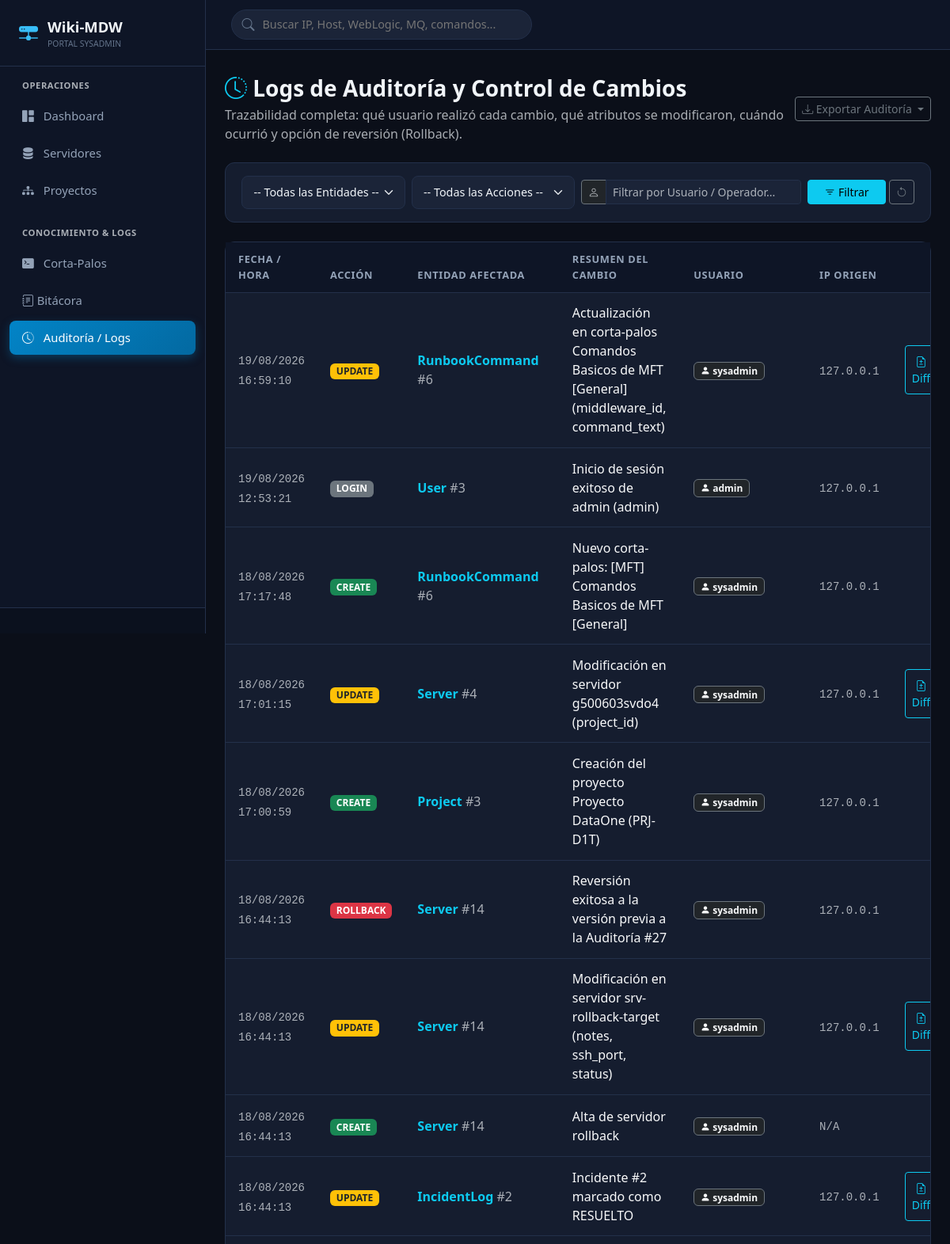
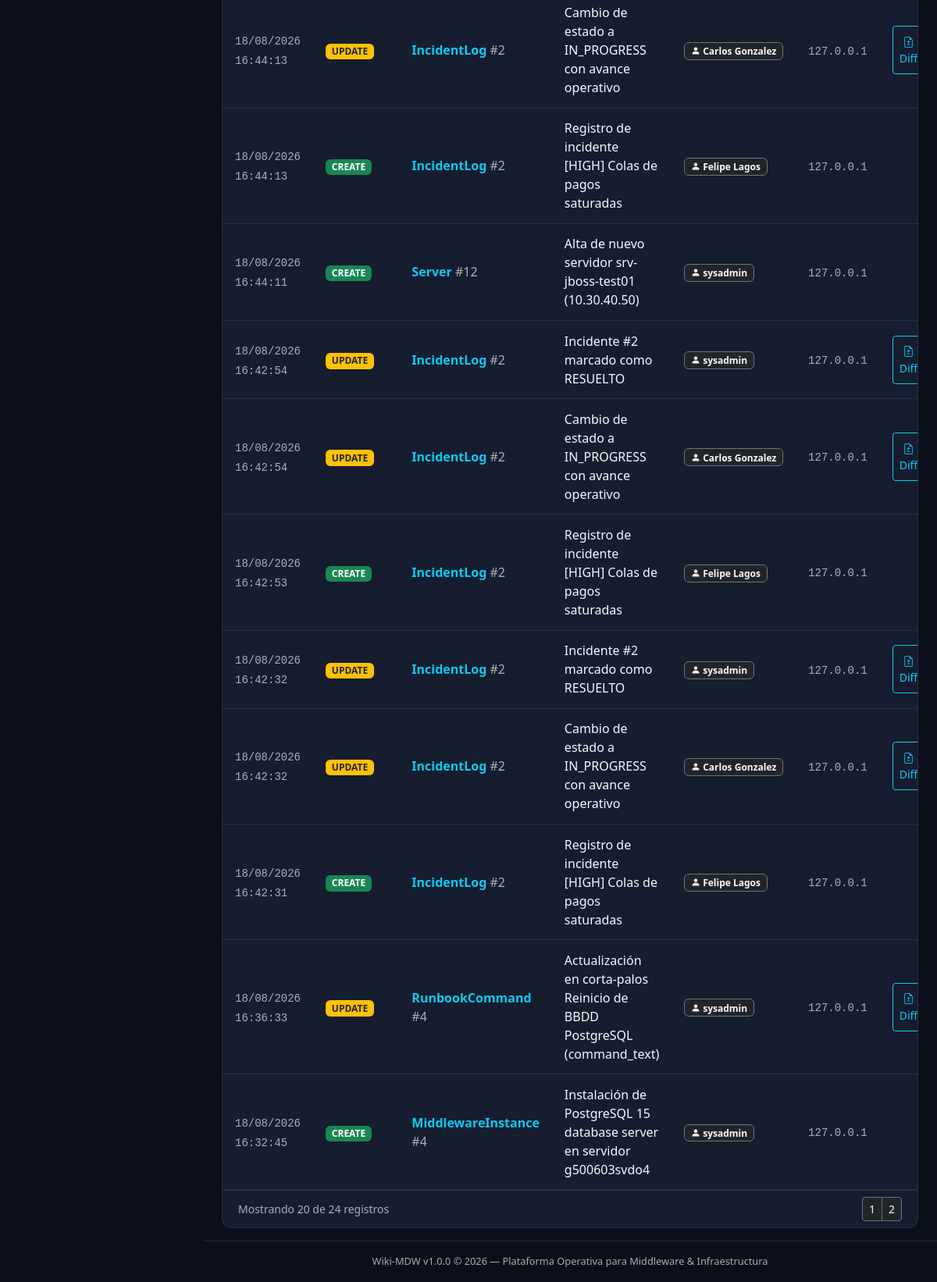
Screenshot of /audit with the database file from the repository (2 pictures, top to bottom).
### app/models/audit.py (models this page shows, shortened)
class AuditLog(BaseModel):
    __tablename__ = "audit_logs"
    entity_type = Column(String(50), nullable=False, index=True)  # 'Server', 'MiddlewareInstance', 'RunbookCommand', 'IncidentLog', 'Project'
    entity_id = Column(Integer, nullable=False, index=True)
    action = Column(String(20), nullable=False, index=True)       # 'CREATE', 'UPDATE', 'DELETE'
    user_name = Column(String(100), default="system", nullable=False, index=True)
    summary = Column(String(255), nullable=False)                 # Breve descripción: "Se actualizó ruta de instalación de WebLogic"
    old_values = Column(JSON, nullable=True)  # Snapshot JSON antes del cambio
    new_values = Column(JSON, nullable=True)  # Snapshot JSON después del cambio
    ip_address = Column(String(45), nullable=True)                # IP del cliente/operador

### app/routes/audit.py (the view)
@audit_bp.route("")
def list_audits():
    entity_type = request.args.get("entity_type", "").strip()
    action = request.args.get("action", "").strip()
    user_name = request.args.get("user_name", "").strip()
    page = request.args.get("page", 1, type=int)
    per_page = 20
    with get_db() as session:
        query = session.query(AuditLog)
        if entity_type:
            query = query.filter(AuditLog.entity_type == entity_type)
        if action:
            query = query.filter(AuditLog.action == action)
        if user_name:
            query = query.filter(AuditLog.user_name.ilike(f"%{user_name}%"))
        total_count = query.count()
        logs = (
            query.order_by(AuditLog.created_at.desc())
            .offset((page - 1) * per_page)
            .limit(per_page)
            .all()
        )
        entities = [r[0] for r in session.query(AuditLog.entity_type).distinct().all() if r[0]]
        actions = [r[0] for r in session.query(AuditLog.action).distinct().all() if r[0]]
        return render_template(
            "audit/list.html",
            logs=logs,
            entities=entities,
            actions=actions,
            filters={"entity_type": entity_type, "action": action, "user_name": user_name},
            page=page,
            total_pages=(total_count + per_page - 1) // per_page,
            total_count=total_count
        )

### app/database.py (called while the page is built)
@contextmanager
def get_db():
    session = SessionLocal()
    try:
        yield session
        session.commit()
    except Exception:
        session.rollback()
        raise

### app/templates/audit/list.html (shortened to what this page needs)
{% extends "base.html" %}
{% block content %}
<div class="d-flex align-items-center justify-content-between mb-4">
    <div>
        <h3 class="fw-bold mb-1"><i class="bi bi-clock-history text-info"></i> Logs de Auditoría y Control de Cambios</h3>
        <p class="text-muted mb-0">Trazabilidad completa: qué usuario realizó cada cambio, qué atributos se modificaron, cuándo ocurrió y opción de reversión (Rollback).</p>
    </div>
    <div class="dropdown">
        <button class="btn btn-outline-secondary btn-sm dropdown-toggle" type="button" data-bs-toggle="dropdown">
            <i class="bi bi-download"></i> Exportar Auditoría
        </button>
    </div>
</div>
<div class="card-custom mb-4">
    <div class="card-custom-body py-3">
        <form method="GET" action="{{ url_for('audit.list_audits') }}" class="row g-2 align-items-center">
            <div class="col-md-3">
                <select name="entity_type" class="form-select form-select-dark form-select-sm">
                    <option value="">-- Todas las Entidades --</option>
                </select>
            </div>
            <div class="col-md-3">
                <select name="action" class="form-select form-select-dark form-select-sm">
                    <option value="">-- Todas las Acciones --</option>
                </select>
            </div>
            <div class="col-md-4">
                <div class="input-group input-group-sm">
                    <span class="input-group-text bg-dark border-secondary text-muted"><i class="bi bi-person"></i></span>
                    <input type="text" name="user_name" value="{{ filters.user_name }}" class="form-control form-control-dark" placeholder="Filtrar por Usuario / Operador...">
                </div>
            </div>
            <div class="col-md-2 d-flex gap-1">
                <button type="submit" class="btn btn-sm btn-info flex-grow-1"><i class="bi bi-filter"></i> Filtrar</button>
                <a href="{{ url_for('audit.list_audits') }}" class="btn btn-sm btn-outline-secondary"><i class="bi bi-arrow-counterclockwise"></i></a>
            </div>
        </form>
    </div>
</div>
<div class="card-custom">
    <div class="table-responsive">
        <table class="table table-dark-custom">
            <thead>
                <tr>
                    <th>Fecha / Hora</th>
                    <th>Acción</th>
                    <th>Entidad Afectada</th>
                    <th>Resumen del Cambio</th>
                    <th>Usuario</th>
                    <th>IP Origen</th>
                    <th class="text-end">Acciones</th>
                </tr>
            </thead>
            <tbody>
                {% for log in logs %}
                <tr>
                    <td>
                        <span class="text-muted small font-monospace">{{ log.created_at.strftime('%d/%m/%Y %H:%M:%S') }}</span>
                    </td>
                    <td>
                        <span class="badge {% if log.action == 'ROLLBACK' %}bg-danger{% elif log.action == 'CREATE' %}bg-success{% elif log.action == 'UPDATE' %}bg-warning text-dark{% else %}bg-secondary{% endif %}">
                            {{ log.action }}
                        </span>
                    </td>
                    <td>
                        <span class="fw-semibold text-info">{{ log.entity_type }}</span>
                        <span class="text-muted">#{{ log.entity_id }}</span>
                    </td>
                    <td class="text-light">
                        {{ log.summary }}
                    </td>
                    <td>
                        <span class="badge bg-dark border border-secondary text-light">
                            <i class="bi bi-person-fill"></i> {{ log.user_name }}
                        </span>
                    </td>
                    <td>
                        <small class="text-muted font-monospace">{{ log.ip_address or 'N/A' }}</small>
                    </td>
                    <td class="text-end">
                        <div class="btn-group btn-group-sm">
                            <button class="btn btn-outline-info" onclick="showAuditDiff({{ log.id }})" title="Ver Comparación de Cambios">
                                <i class="bi bi-file-earmark-diff"></i> Diff
                            </button>
                        </div>
                    </td>
                </tr>
                {% else %}
                <tr>
                    <td colspan="7" class="text-center py-4 text-muted">
                        No hay registros de auditoría que coincidan con la búsqueda.
                    </td>
                </tr>
                {% endfor %}
            </tbody>
        </table>
    </div>
    {% if total_pages > 1 %}
    <div class="card-custom-body py-2 border-top border-secondary border-opacity-25 d-flex justify-content-between align-items-center">
        <small class="text-muted">Mostrando {{ logs|length }} de {{ total_count }} registros</small>
        <ul class="pagination pagination-sm mb-0">
            {% for p in range(1, total_pages + 1) %}
            <li class="page-item {% if p == page %}active{% endif %}">
                <a class="page-link bg-dark border-secondary text-light" href="{{ url_for('audit.list_audits', page=p, entity_type=filters.entity_type, action=filters.action, user_name=filters.user_name) }}">{{ p }}</a>
            </li>
            {% endfor %}
        </ul>
    </div>
    {% endif %}
</div>
{% endblock %}

### app/static/css/style.css (style rules this page uses)
:root { --bg-main: #0b0f19; --bg-card: #151d2f; --bg-card-hover: #1c263c; --bg-sidebar: #0e1526; --bg-input: #1b2438; --border-color: #23304a; --border-focus: #38bdf8; --text-primary: #f1f5f9; --text-secondary: #94a3b8; --text-muted: #64748b; --accent-blue: #38bdf8; --accent-indigo: #818cf8; --accent-green: #34d399; --accent-yellow: #fbbf24; --accent-red: #f87171; --accent-purple: #c084fc; --terminal-bg: #070a13; --terminal-text: #38bdf8; }
body { background-color: var(--bg-main); color: var(--text-primary); font-family: system-ui, -apple-system, "Segoe UI", Roboto, "Helvetica Neue", Arial, sans-serif; min-height: 100vh; }
.card-custom { background-color: var(--bg-card); border: 1px solid var(--border-color); border-radius: 0.75rem; transition: transform 0.2s, box-shadow 0.2s; }
.card-custom-body { padding: 1.25rem; }
.table-dark-custom { color: var(--text-primary); margin-bottom: 0; }
.table-dark-custom thead th { background-color: var(--bg-sidebar); color: var(--text-secondary); font-weight: 600; font-size: 0.8rem; text-transform: uppercase; letter-spacing: 0.05em; border-bottom: 1px solid var(--border-color); padding: 0.75rem 1rem; }
.table-dark-custom tbody td { padding: 0.85rem 1rem; border-bottom: 1px solid var(--border-color); vertical-align: middle; background-color: transparent; }
.form-control-dark, .form-select-dark { background-color: var(--bg-input); border: 1px solid var(--border-color); color: var(--text-primary); border-radius: 0.5rem; padding: 0.6rem 0.9rem; font-size: 0.9rem; }

### rows the page displays
AuditLog: created_at "19/08/2026 16:59:10", action "UPDATE", entity_type "RunbookCommand", entity_id "6", summary "Actualización en corta-palos Comandos Basicos de MFT [General] (middleware_id, command_text)", user_name "sysadmin", ip_address "127.0.0.1"
AuditLog: created_at "19/08/2026 12:53:21", action "LOGIN", entity_type "User", entity_id "3", summary "Inicio de sesión exitoso de admin (admin)", user_name "admin", ip_address "127.0.0.1"
AuditLog: created_at "18/08/2026 17:17:48", action "CREATE", entity_type "RunbookCommand", entity_id "6", summary "Nuevo corta-palos: [MFT] Comandos Basicos de MFT [General]", user_name "sysadmin", ip_address "127.0.0.1"
AuditLog: created_at "18/08/2026 17:01:15", action "UPDATE", entity_type "Server", entity_id "4", summary "Modificación en servidor g500603svdo4 (project_id)", user_name "sysadmin", ip_address "127.0.0.1"
AuditLog: created_at "18/08/2026 17:00:59", action "CREATE", entity_type "Project", entity_id "3", summary "Creación del proyecto Proyecto DataOne (PRJ-D1T)", user_name "sysadmin", ip_address "127.0.0.1"
AuditLog: created_at "18/08/2026 16:44:13", action "ROLLBACK", entity_type "Server", entity_id "14", summary "Reversión exitosa a la versión previa a la Auditoría #27", user_name "sysadmin", ip_address "127.0.0.1"
AuditLog: created_at "18/08/2026 16:44:13", action "UPDATE", entity_type "Server", entity_id "14", summary "Modificación en servidor srv-rollback-target (notes, ssh_port, status)", user_name "sysadmin", ip_address "127.0.0.1"
AuditLog: created_at "18/08/2026 16:44:13", action "CREATE", entity_type "Server", entity_id "14", summary "Alta de servidor rollback", user_name "sysadmin", ip_address "N/A"
AuditLog: created_at "18/08/2026 16:44:13", action "UPDATE", entity_type "IncidentLog", entity_id "2", summary "Incidente #2 marcado como RESUELTO", user_name "sysadmin", ip_address "127.0.0.1"
AuditLog: created_at "18/08/2026 16:44:13", action "UPDATE", entity_type "IncidentLog", entity_id "2", summary "Cambio de estado a IN_PROGRESS con avance operativo", user_name "Carlos Gonzalez", ip_address "127.0.0.1"
AuditLog: created_at "18/08/2026 16:44:13", action "CREATE", entity_type "IncidentLog", entity_id "2", summary "Registro de incidente [HIGH] Colas de pagos saturadas", user_name "Felipe Lagos", ip_address "127.0.0.1"
AuditLog: created_at "18/08/2026 16:44:11", action "CREATE", entity_type "Server", entity_id "12", summary "Alta de nuevo servidor srv-jboss-test01 (10.30.40.50)", user_name "sysadmin", ip_address "127.0.0.1"
AuditLog: created_at "18/08/2026 16:42:54", action "UPDATE", entity_type "IncidentLog", entity_id "2", summary "Incidente #2 marcado como RESUELTO", user_name "sysadmin", ip_address "127.0.0.1"
AuditLog: created_at "18/08/2026 16:42:54", action "UPDATE", entity_type "IncidentLog", entity_id "2", summary "Cambio de estado a IN_PROGRESS con avance operativo", user_name "Carlos Gonzalez", ip_address "127.0.0.1"
AuditLog: created_at "18/08/2026 16:42:53", action "CREATE", entity_type "IncidentLog", entity_id "2", summary "Registro de incidente [HIGH] Colas de pagos saturadas", user_name "Felipe Lagos", ip_address "127.0.0.1"
AuditLog: created_at "18/08/2026 16:42:32", action "UPDATE", entity_type "IncidentLog", entity_id "2", summary "Incidente #2 marcado como RESUELTO", user_name "sysadmin", ip_address "127.0.0.1"
AuditLog: created_at "18/08/2026 16:42:32", action "UPDATE", entity_type "IncidentLog", entity_id "2", summary "Cambio de estado a IN_PROGRESS con avance operativo", user_name "Carlos Gonzalez", ip_address "127.0.0.1"
AuditLog: created_at "18/08/2026 16:42:31", action "CREATE", entity_type "IncidentLog", entity_id "2", summary "Registro de incidente [HIGH] Colas de pagos saturadas", user_name "Felipe Lagos", ip_address "127.0.0.1"
AuditLog: created_at "18/08/2026 16:36:33", action "UPDATE", entity_type "RunbookCommand", entity_id "4", summary "Actualización en corta-palos Reinicio de BBDD PostgreSQL (command_text)", user_name "sysadmin", ip_address "127.0.0.1"
AuditLog: created_at "18/08/2026 16:32:45", action "CREATE", entity_type "MiddlewareInstance", entity_id "4", summary "Instalación de PostgreSQL 15 database server en servidor g500603svdo4", user_name "sysadmin", ip_address "127.0.0.1"

### other values shown
{{ logs|length }} "20"
{{ total_count }} "24"
{{ p }} "1" "2"
{{ app_version }} "1.0.0"
